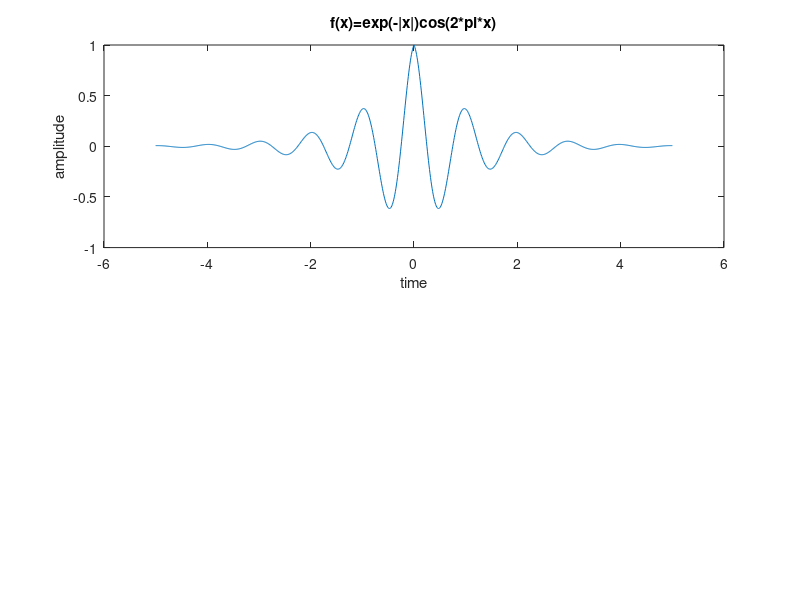

Write the MATLAB code that produced this figure. (Note: this script raises an error after producing the figure.)
diary team5
%INSERT your name and section into these display commands
disp('NgocNguyen_DaiDuc');
disp('SECTION: Lab1-Exercise 1')
datestr(cputime)

%dampedCosine.m produces a plot of a cosine with frequency 1 Hz, with amplitude
% scaled by a decaying exponential 

x = -5:0.01:5;
y1=exp(-abs(x)).*cos(2*pi*x);
y2=exp(-abs(x)).*cos(pi*x);
subplot(2,1,1);
plot(x,y1);
xlabel('time');
ylabel('amplitude');
title('f(x)=exp(-|x|)cos(2*pi*x)');
suptitle('NgocNguyen_DaiDuc');
subplot(2,1,2);
plot (x,y2);
xlabel('time');
ylabel('amplitude');
title('f(x)=exp(-|x|)cos(pi*x)');
diary off